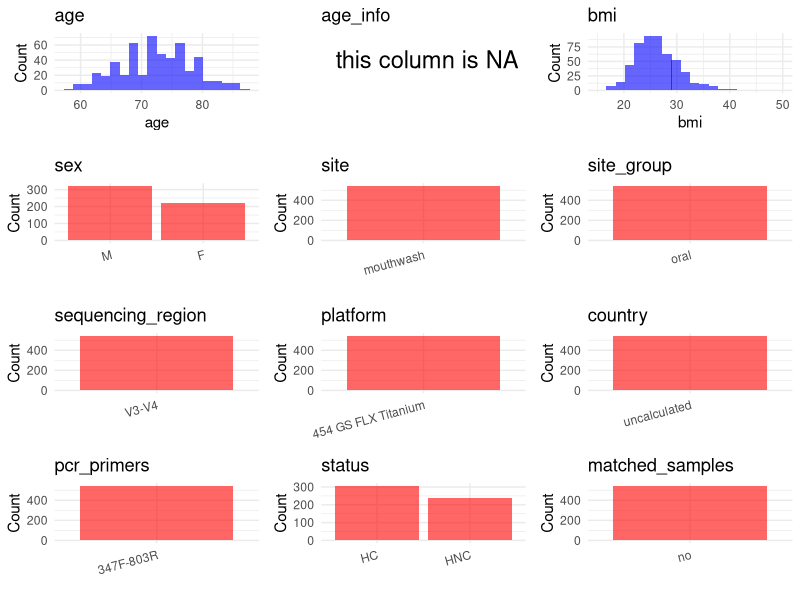

The R source for this figure: (Note: this script raises an error after producing the figure.)
## ---- chunk 1
# Load libraries
library(dplyr)
library(ggplot2)
library(cowplot)

# (1) Setting working directory
# EDIT HERE: change project_id for each study
project_id <- "PRJNA434300"

base_dir <- "/beegfs/huangxiaochang/global_oral/global-oral-microbiome/data/projects/"
setwd(file.path(base_dir, project_id))

# (2) Loading raw SRA metadata file
sra_file <- "SraRunTable.csv"
initial_meta <- read.csv("SraRunTable.csv", header = TRUE)

# (3) OPTIONAL: If extra metadata (e.g., Table.x or supplemental materials) are available from the article, you may need to merge the file with initial_meta manually. Below is example code for merging. Depending on the specific case of each study, you can customize the code as needed.
# supp_table <- read.csv("supplemental_table.csv", header = TRUE)
# initial_meta <- left_join(initial_meta, supp_table, by = merge_col_name)
## ---- chunk 2
# (1) Read the article in the following order: abstract, the beginning of the results section, and the methods. Understand the sample size, experimental design, and disease group overview. Clarify the sampling sites; for oral and gut samples, specify the exact sites like supragingival plaque, tongue, etc.

# (2) IMPORTANT: MUST go through each column of initial_meta
# head(initial_meta, 10)

# IMPORTANT: Check the unique values in the column of interest or query column.
# lapply(initial_meta[c('body_habitat', 'body_product', 'body_site')], table) # site
# table(initial_meta$host_subject_id) # subject id
# table(initial_meta$platform..exp.) # output is Illumina
# table(initial_meta$target_subfragment..exp.)
## ---- chunk 3
# (1) EDIT HERE: Parameter setup
# NOTE: This project has no lab control samples (blanks/positives) or non-human samples. Leave keywords empty to skip filtering.
control_column <- NA   # column name in initial_meta
# unique(initial_meta[[control_column]])  # uncomment to explore
control_keywords <- c()     # Enter exact keywords

species_column <- NA          # column name in initial_meta
# unique(initial_meta[[species_column]])  # uncomment to explore
non_human_keywords <- c()            # Enter exact keywords


# (2) Remove controls and non-human samples. DO NOT need to modify code in this part, just run it.
n_samples <- nrow(initial_meta)
# Control evaluation
if (length(control_keywords) > 0) {
  if (is.null(control_column) || control_column == "") {
    stop("Error: control_keywords provided but control_column is missing.")
  }

  if (!(control_column %in% colnames(initial_meta))) {
    stop(sprintf("Error: Column '%s' not found in initial_meta.", control_column))
  }

  control_pattern <- paste(control_keywords, collapse = "|")
  control_text <- initial_meta[[control_column]]
  is_control <- grepl(control_pattern, control_text)

} else {
  is_control <- rep(FALSE, n_samples)
}

# Non-human evaluation
if (length(non_human_keywords) > 0) {
  if (is.null(species_column) || species_column == "") {
    stop("Error: non_human_keywords provided but species_column is missing.")
  }

  if (!(species_column %in% colnames(initial_meta))) {
    stop(sprintf("Error: Column '%s' not found in initial_meta.", control_column))
  }

  non_human_pattern <- paste(non_human_keywords, collapse = "|")
  species_text <- initial_meta[[species_column]]
  is_non_human <- grepl(non_human_pattern, species_text)
} else {
  is_non_human <- rep(FALSE, n_samples)
}

# Execute removal
samples_to_remove <- is_control | is_non_human
initial_meta <- initial_meta[!samples_to_remove, ]

cat("Initial samples counts:",n_samples,"\n")
cat("Removed control samples:", sum(is_control), "\n")
cat("Removed non-human samples:", sum(is_non_human), "\n")
cat("Total samples removed ", sum(samples_to_remove), "\n")
cat("Remaining samples after Step 2:", nrow(initial_meta), "\n")
## ---- chunk 4
# Extract columns from initial_meta as follows:
# (1) No modification needed → extract directly.
# (2) Modification needed → create a column start with 'raw_' and mark the target column as "pending".
# (3) Need to find or determine based on the article.

metadata <- data.frame(
  bioproject = initial_meta$BioProject,
  sample_id = initial_meta$Run,
  subject_id = initial_meta$Sample.Name,
  age = initial_meta$Host_Age,
  age_info = NA,
  bmi = initial_meta$host_BMI,
  raw_sex = initial_meta$hostgender,
  sex = "pending",
  sequencing_region = "V3-V4",
  platform = initial_meta$Instrument,
  country = initial_meta$geo_loc_name_country,
  raw_site = initial_meta$sample_type,
  site = "pending",
  site_group = "pending",
  public_time = initial_meta$ReleaseDate,
  raw_status = initial_meta$disease_status,
  pcr_primers = NA,
  title = NA,
  disease_study = NA,
  status = "pending",
  matched_samples = "pending",
  is_time_series = "no",
  stringsAsFactors = FALSE
)

metadata$public_time <- as.Date(metadata$public_time)
## ---- chunk 5
# (1) Handle the columns with the `raw_` prefix.
# IMPORTANT: Add comments if the modification is not straightforward!!
# Convert raw_sex to standard F/M encoding
# SRA raw_sex values: male/female
metadata <- metadata %>%
  mutate(sex = case_when(
    tolower(raw_sex) %in% c("female", "f") ~ "F",
    tolower(raw_sex) %in% c("male", "m") ~ "M",
    TRUE ~ NA_character_
  ))

# Remap disease_status from SRA to standardized status names
metadata$status <- ifelse(
  grepl("Case", metadata$raw_status), "HNC",
  ifelse(grepl("Control", metadata$raw_status), "HC", NA_character_)
)

# Assign site from raw_site, lowercased
metadata$site <- tolower(metadata$raw_site)

# Add publication information
metadata$pcr_primers <- "347F-803R"
metadata$title <- "Elevated Dietary Carbohydrate and Glycemic Intake Associate with an Altered Oral Microbial Ecosystem in Two Large U.S. Cohorts"
metadata$disease_study <- "yes"

## ---- chunk 6
# (2) Filling the 'site_group' and 'matched_samples' columns
# editing site_group
unique(metadata$site)
# EDIT HERE: add oral sites
Oral_site = c("saliva", "mouth", "tongue coating", "supragingival plaque", "subgingival plaque", "oral swab", "denture", "tooth", "abscess pus", "adjacent periodontal pocket", "patient healthy crevice", "healthy control crevice", "gingival crevicular fluid", "subgingival plaque", "mouthwash")
# EDIT HERE: add gut sites
Gut_site = c("feces", "stool")
# just run
metadata <- metadata %>%
  mutate(site_group = case_when(
    site %in% Oral_site ~ "oral",
    site %in% Gut_site ~ "gut",
    TRUE ~ "other"
  ))

# editing matched_samples, just run.
metadata$matched_samples <- ifelse(
  ave(metadata$subject_id, metadata$subject_id, FUN = length) > 1,
  "yes",
  "no"
)
## ---- chunk 7
# (3) check if there is pending value in metadata. If there is pending value, go on modify the metadata.
# Function to check if a column contains "pending"
has_pending <- function(col) {
  if (is.character(col) || is.factor(col)) {
    any(col == "pending", na.rm = TRUE)
  } else {
    FALSE
  }
}

# Check for any pending value
any_pending_value <- any(sapply(metadata, has_pending))

if (!any_pending_value) {
  message("Good! No cell contains the value 'pending'.")
} else {
  pending_cols <- names(metadata)[sapply(metadata, has_pending)]
  message("Columns containing 'pending': ", paste(pending_cols, collapse = ", "))
  message("Please continue to resolve these pending columns!")
}
## ---- chunk 8
# Select columns for visualization, just run
plot_data <- metadata %>%
  select(-bioproject, -sample_id, -subject_id, -title)

create_simple_plots <- function(data) {
  plots <- list()
  continuous_vars <- c("age", "bmi")

  for (col in colnames(data)) {
    if (all(is.na(data[[col]]))) {
      p <- ggplot() +
        annotate("text", x = 0.5, y = 0.5, label = "this column is NA", size = 6) +
        labs(title = col) +
        theme_void()
    } else if (col %in% continuous_vars && is.numeric(data[[col]])) {
      p <- ggplot(data, aes(x = .data[[col]])) +
        geom_histogram(fill = "blue", alpha = 0.6, bins = 20, na.rm = TRUE) +
        labs(title = col, x = col, y = "Count") +
        theme_minimal()
    } else {
      count_data <- as.data.frame(table(data[[col]], useNA = "ifany"))
      p <- ggplot(count_data, aes(x = reorder(Var1, -Freq), y = Freq)) +
        geom_col(fill = "red", alpha = 0.6) +
        labs(title = col, x = NULL, y = "Count") +
        theme_minimal() +
        theme(axis.text.x = element_text(angle = 15, hjust = 1))
    }
    plots[[col]] <- p
  }

  return(plots)
}

# Generate and arrange plots
plots <- create_simple_plots(plot_data)
p <- plot_grid(plots$age,
               plots$age_info,
               plots$bmi,
               plots$sex,
               plots$site,
               plots$site_group,
               plots$sequencing_region,
               plots$platform,
               plots$country,
               plots$pcr_primers,
               plots$status,
               plots$matched_samples,
               ncol = 3, align = "hv", axis = "lb")
ggsave("Metadata_Summary.png", plot = p, width = 8, height = 6, dpi = 150)
## ---- chunk 9
# Insert Metadata_Summary.png into the current Rmd output
knitr::include_graphics("Metadata_Summary.png")
## ---- chunk 10
# Reorder the data frame
fixed_cols <- c("bioproject", "sample_id", "subject_id", "age", "age_info",
                "bmi", "sex", "platform", "sequencing_region", "pcr_primers",
                "country", "site", "site_group", "disease_study", "status",
                "title", "public_time", "matched_samples", "is_time_series")
metadata <- metadata %>%
  select(all_of(fixed_cols), everything())

# save metadata
# head(metadata)
write.csv(metadata, file = "metadata_v2.csv", quote = TRUE, row.names = FALSE)
